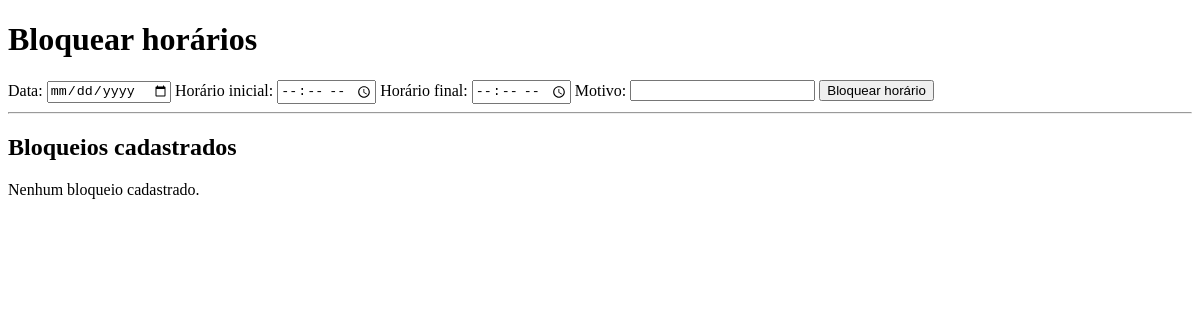
The page /bloqueios/ (signed in) on the database as committed earlier.
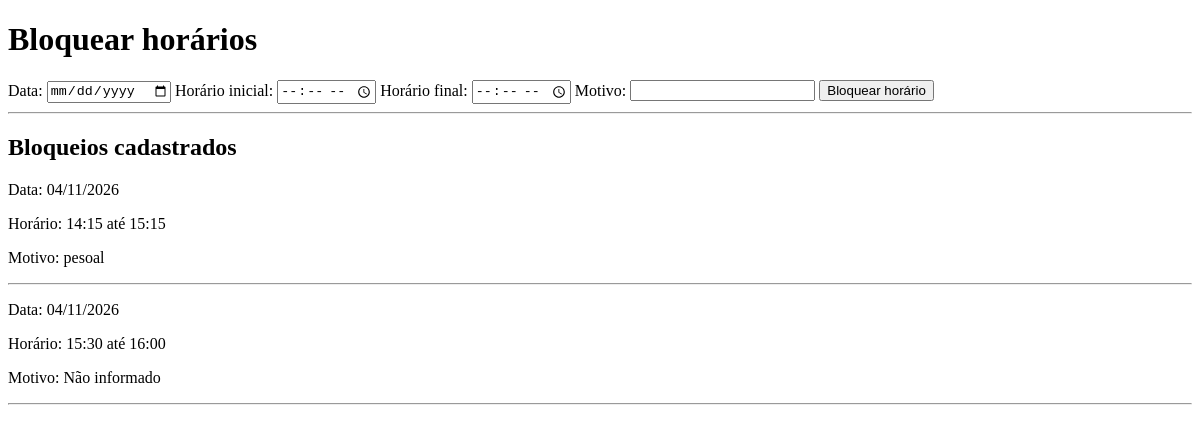
The same page on the database as committed later.
### agendamentos/models.py (models this page shows, shortened)
class BloqueioAgenda(models.Model):
    data = models.DateField()
    horario_inicio = models.TimeField()
    horario_fim = models.TimeField()
    motivo = models.CharField(max_length=200, blank=True)

### agendamentos/views.py (the view, shortened to what this page needs)
# urls.py: path("bloqueios/", views.gerenciar_bloqueios, name="bloqueios"),
@staff_member_required(login_url="login_profissional")
def gerenciar_bloqueios(request):
    erro = None
    bloqueios = BloqueioAgenda.objects.order_by(
        "data", "horario_inicio"
    )
    return render(
        request,
        "agendamentos/gerenciar_bloqueios.html",
        {
            "bloqueios": bloqueios,
            "erro": erro
        }
    )

### agendamentos/templates/agendamentos/gerenciar_bloqueios.html (shortened to what this page needs)
<!DOCTYPE html>
<html lang="pt-br">
<head>
</head>
<body>
    <h1>Bloquear horários</h1>
    <form method="POST">
        <label>Data:</label>
        <input type="date" name="data" required>
        <label>Horário inicial:</label>
        <input type="time" name="horario_inicio" required>
        <label>Horário final:</label>
        <input type="time" name="horario_fim" required>
        <label>Motivo:</label>
        <input type="text" name="motivo">
        <button type="submit">Bloquear horário</button>
    </form>
    <hr>
    <h2>Bloqueios cadastrados</h2>
    {% for bloqueio in bloqueios %}
        <div>
            <p>Data: {{ bloqueio.data|date:"d/m/Y" }}</p>
            <p>
                Horário: {{ bloqueio.horario_inicio|time:"H:i" }}
                até {{ bloqueio.horario_fim|time:"H:i" }}
            </p>
            <p>Motivo: {{ bloqueio.motivo|default:"Não informado" }}</p>
        </div>
        <hr>
    {% empty %}
        <p>Nenhum bloqueio cadastrado.</p>
    {% endfor %}
</body>
</html>

Rows that differ between the two databases and show on the page:
added BloqueioAgenda: data "04/11/2026", horario_inicio "14:15", horario_fim "15:15", motivo "pesoal"
added BloqueioAgenda: data "04/11/2026", horario_inicio "15:30", horario_fim "16:00", motivo "Não informado"
Other text that changed with them:
text no longer shown: "Nenhum bloqueio cadastrado."
